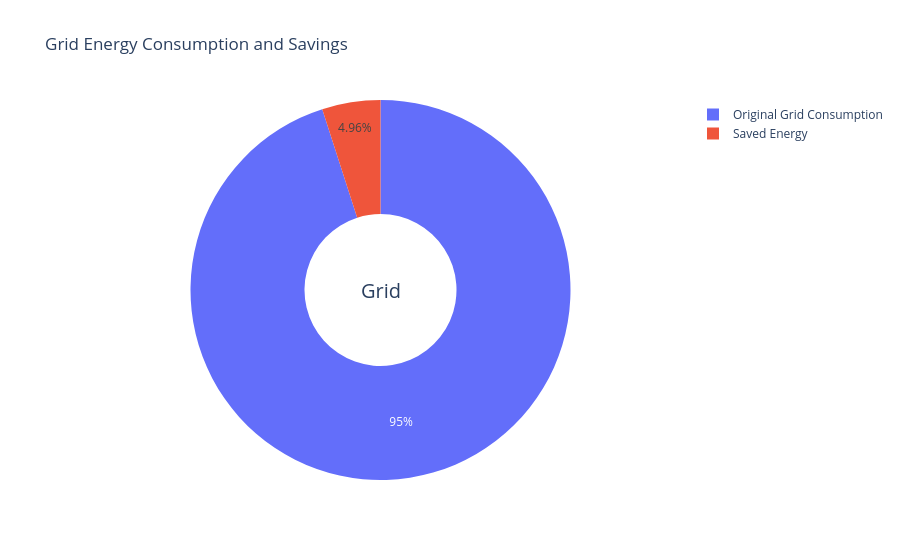

Source (notebook cell):
### Code cell
import pandas as pd
import plotly.graph_objs as go

interval_hours = 0.5  # 30 minutes per row

# Total grid energy consumption (kWh)
total_grid_original = (df['P_grid_pos'] * interval_hours / 1000).sum()
total_grid_optimal = (optimal_df['P_grid_pos'] * interval_hours / 1000).sum()
energy_saving = total_grid_original - total_grid_optimal
saving_percent = (energy_saving / total_grid_original) * 100 if total_grid_original != 0 else 0

# Table
energy_table = pd.DataFrame({
    'Scenario': ['Original', 'Optimized', 'Saving'],
    'Grid Energy (kWh)': [total_grid_original, total_grid_optimal, energy_saving],
    'Saving (%)': [None, None, saving_percent]
})
print(energy_table)

# Pie chart
labels = ['Original Grid Consumption', 'Saved Energy']
values = [total_grid_optimal, energy_saving]
fig = go.Figure(data=[go.Pie(labels=labels, values=values, hole=0.4)])
fig.update_layout(
    title='Grid Energy Consumption and Savings',
    annotations=[dict(text='Grid', x=0.5, y=0.5, font_size=20, showarrow=False)]
)
fig.show()

### Figure 1 — Plotly figure (JSON) as saved in the notebook; plotly's stock layout.template omitted (floating-point values rounded to 4 significant figures)
{"data": [{"hole": 0.4, "labels": ["Original Grid Consumption", "Saved Energy"], "type": "pie", "values": [18.35, 0.9573]}], "layout": {"annotations": [{"font": {"size": 20}, "showarrow": false, "text": "Grid", "x": 0.5, "y": 0.5}], "title": {"text": "Grid Energy Consumption and Savings"}}}
